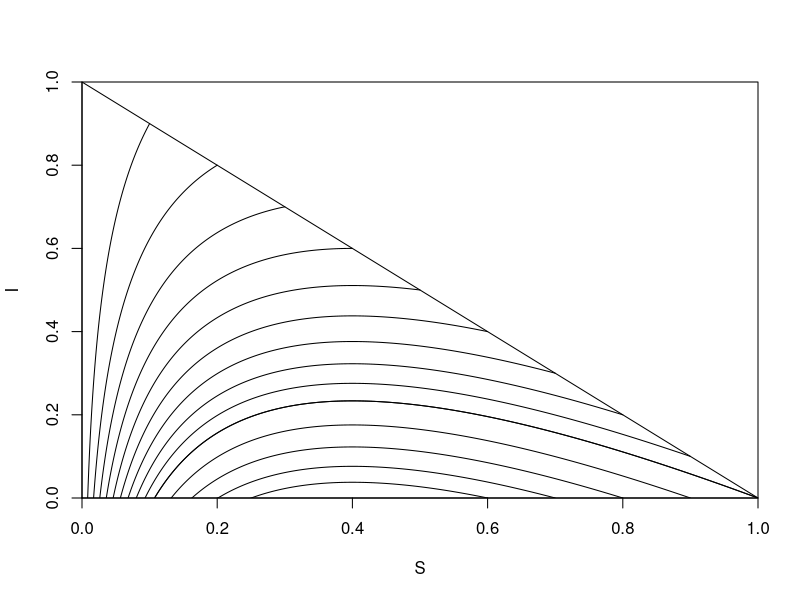

Generate this figure with R: (Note: this script raises an error after producing the figure.)
gamma = 1/5
beta = 0.5

beta/gamma

S = list()
I = list()
i = 1
for (S0 in seq(0.6, 1, 0.1)) {
  I0 = 0
  S[[i]] = seq(0.001, S0, 0.001)
  I[[i]] = S0+I0-S[[i]]+gamma/beta*log(S[[i]]/S0)
  i = i+1
}
for (S0 in seq(1, 0.05, -0.1)) {
  I0 = 1-S0
  S[[i]] = seq(0.001, S0, 0.001)
  I[[i]] = S0+I0-S[[i]]+gamma/beta*log(S[[i]]/S0)
  i = i+1
}

S[[i]] = seq(0, 1, 0.001)
I[[i]] = 1-S[[i]]

png("KMK_planar_trajectories.png", width = 1000, height = 500)
for (i in 1:length(S)) {
  if (i == 1) {
    plot(S[[i]], I[[i]],
         type = "l",
         xlim = c(0,1), ylim = c(0,1),
         xaxs = "i", yaxs = "i",
         xlab = "S", ylab = "I")
  } else {
    lines(S[[i]], I[[i]])
  }
}
dev.off()
crop_figure("KMK_planar_trajectories.png")
